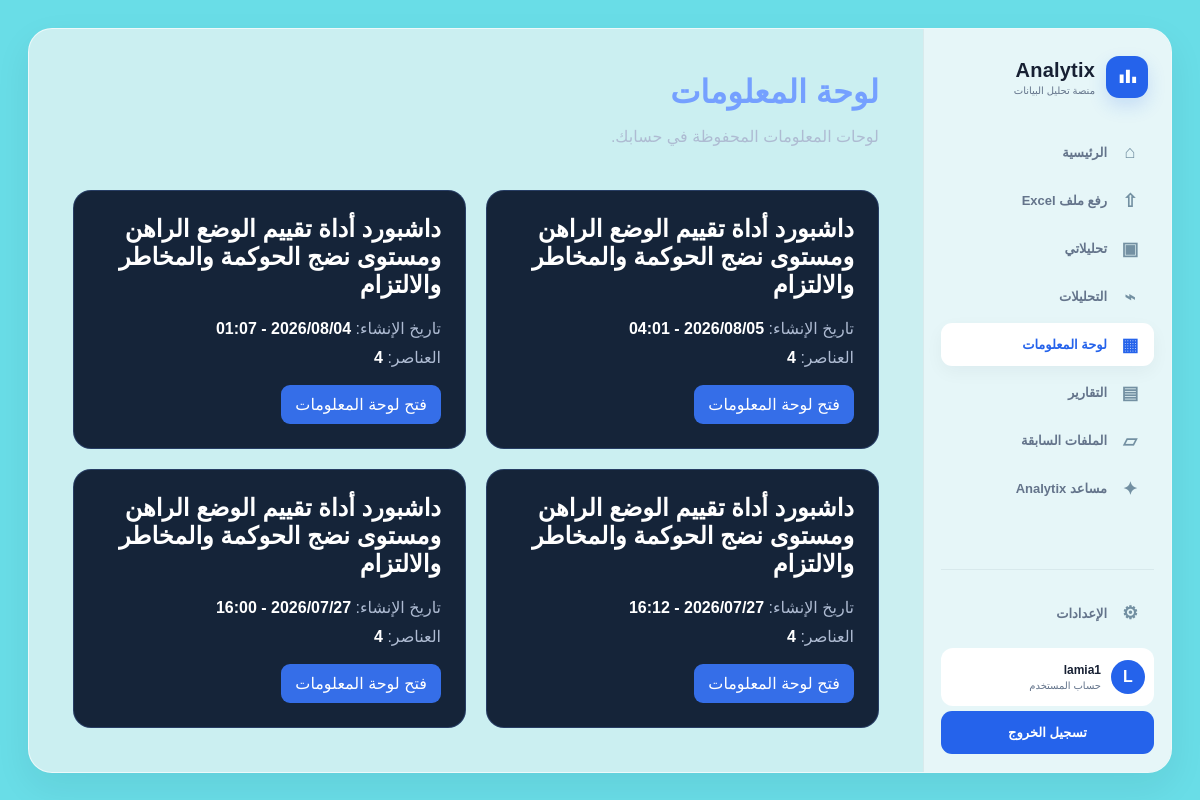
/dashboards/ (signed in), run on an earlier commit of the app's database.
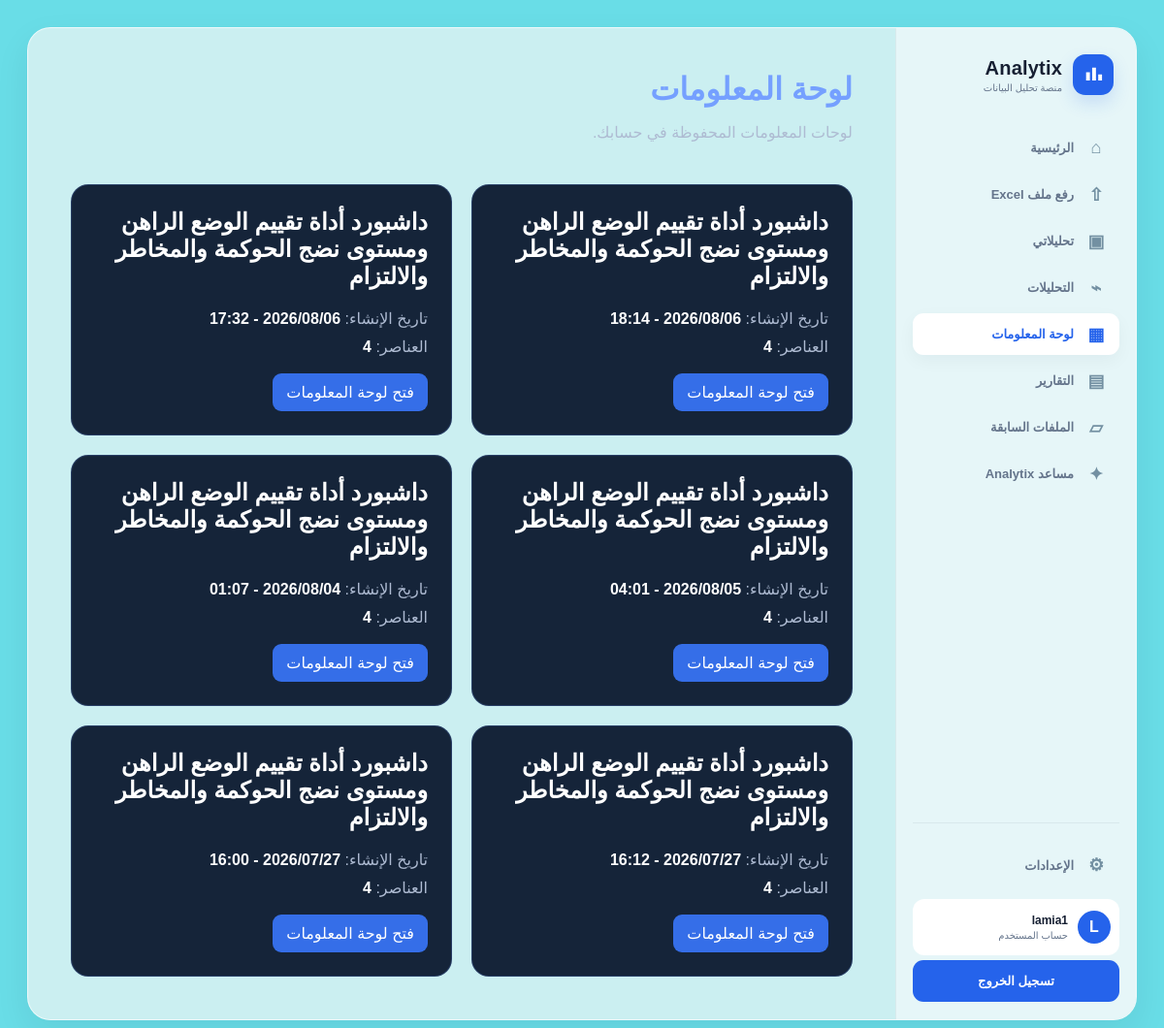
And on a later commit of the database.
### dashboards/models.py (models this page shows, shortened)
class Dashboard(models.Model):
    owner = models.ForeignKey(
        settings.AUTH_USER_MODEL,
        on_delete=models.CASCADE,
        related_name='dashboards',
        verbose_name='صاحب لوحة المعلومات',
    )
    name = models.CharField(
        max_length=255,
        verbose_name='اسم لوحة المعلومات',
    )
    description = models.TextField(
        blank=True,
        verbose_name='الوصف',
    )
    is_public = models.BooleanField(
        default=False,
        verbose_name='لوحة عامة',
    )
    is_default = models.BooleanField(
        default=False,
        verbose_name='اللوحة الافتراضية',
    )
    layout_settings = models.JSONField(
        default=dict,
        blank=True,
        verbose_name='إعدادات التصميم',
    )
    filters = models.JSONField(
        default=dict,
        blank=True,
        verbose_name='مرشحات اللوحة',
    )
    created_at = models.DateTimeField(
        auto_now_add=True,
        verbose_name='تاريخ الإنشاء',
    )
    updated_at = models.DateTimeField(
        auto_now=True,
        verbose_name='تاريخ آخر تحديث',
    )
    class Meta:
        verbose_name = 'لوحة معلومات'
        verbose_name_plural = 'لوحات المعلومات'
        ordering = ['-created_at']
        indexes = [
            models.Index(fields=['owner', 'is_public']),
        ]

### dashboards/views.py (the view)
# urls.py: path('dashboards/', views.dashboard_list, name='list'),
@login_required
def dashboard_list(request):
    dashboards = Dashboard.objects.filter(owner=request.user).prefetch_related('widgets')
    return render(
        request,
        'dashboards-templates/list.html',
        {'dashboards': dashboards},
    )

### templates/dashboards-templates/list.html
{% extends 'workspace_section_base.html' %}{% block title %}لوحات المعلومات | Analytix{% endblock %}{% block content %}<header class="section-heading"><div><h1>لوحة المعلومات</h1><p>لوحات المعلومات المحفوظة في حسابك.</p></div></header>{% if dashboards %}<section class="section-grid">{% for dashboard in dashboards %}<article class="section-card"><h2>{{ dashboard.name }}</h2><div class="facts"><span>تاريخ الإنشاء: <b>{{ dashboard.created_at|date:"Y/m/d - H:i" }}</b></span><span>العناصر: <b>{{ dashboard.widgets.count }}</b></span></div><div class="actions">{% if dashboard.layout_settings.dataset_id %}<a class="action" href="{% url 'datasets:detail' dashboard.layout_settings.dataset_id %}#dashboard">فتح لوحة المعلومات</a>{% endif %}</div></article>{% endfor %}</section>{% else %}<section class="empty-state"><h2>لا توجد لوحات معلومات محفوظة حتى الآن.</h2><a class="action" href="{% url 'datasets:list' %}">ابدأ تحليلًا جديدًا</a></section>{% endif %}{% endblock %}

What changed in the data, as far as the page shows it:
added Dashboard: name "داشبورد أداة تقييم الوضع الراهن ومستوى نضج الحوكمة والمخاطر والالتزام", created_at "2026/08/06 - 18:14", widgets.count "4", shows "فتح لوحة المعلومات"
added Dashboard: name "داشبورد أداة تقييم الوضع الراهن ومستوى نضج الحوكمة والمخاطر والالتزام", created_at "2026/08/06 - 17:32", widgets.count "4", shows "فتح لوحة المعلومات"
